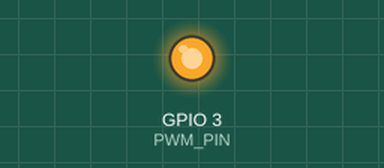
The sketch below on a simulated ESP32. Shown: output pins drawn as LEDs (lit = HIGH). What the sketch prints to the serial monitor is not drawn.

Above: at 0.15 s.
At 3.25 s:
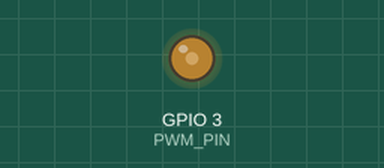
At 19.51 s:
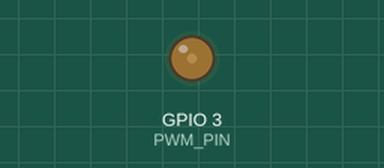
At 39.67 s:
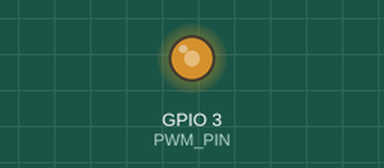
Timing chart, 0 to 40.0 s (numbered marks = the images above):
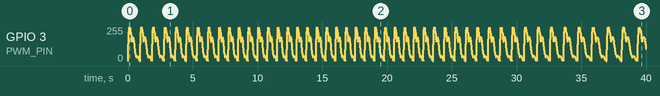

The sketch:

pwm.ino
```cpp
#include <cmath>

// use first channel of 16 channels (started from zero)
#define LEDC_CHANNEL_0     0

// use 13 bit precission for LEDC timer
#define LEDC_TIMER_13_BIT  13

// use 5000 Hz as a LEDC base frequency
#define LEDC_BASE_FREQ     5000


#define PWM_PIN            D2
// Arduino like analogWrite
// value has to be between 0 and valueMax
void ledcAnalogWrite(uint8_t channel, uint32_t value, uint32_t valueMax = 255) {
  // calculate duty, 8191 from 2 ^ 13 - 1
  uint32_t duty = (8191 / valueMax) * min(value, valueMax);

  // write duty to LEDC
  ledcWrite(channel, duty);
}

void setup() {
  Serial.begin(115200);
  // Setup timer and attach timer to a led pin
  ledcSetup(LEDC_CHANNEL_0, LEDC_BASE_FREQ, LEDC_TIMER_13_BIT);
  ledcAttachPin(PWM_PIN, LEDC_CHANNEL_0);
}

void heartbeatVibrate(float bpm)
{
  static const float heartbeat[] = {12,45,84,124,163,195,220,236,249,253,255,251,245,235,226,218,216,214,209,197,183,167,159,154,150,146,150,156,163,169,178,183,183,177,174,172,169,162,155,145,135,121,109,100,93,82,70,61,56,50,47,46,46,39,33,29,28,27,29,32,36,37,38,39,40,37,34,27,25,23,24,22,18,12,8,5,7,9,15,19,16,5,0};
  static const int n = sizeof(heartbeat)/sizeof(heartbeat[0]);
  const int period = 60000.0f/(n*bpm); //milliseconds
  static int i = 0;
  ledcAnalogWrite(LEDC_CHANNEL_0, heartbeat[i]);
  delay(period);
  i=(i+1)%n;
}

void breatheVibrate()
{
  static const int breath[] = {5, -40, 5, -28, 5, -21, 5, -16, 6, -11, 6, -9, 5, -8, 6, -7, 6, -8, 5, -3, 1, -4, 6, -8, 5, -3, 1, -6, 5, -3, 1, -6, 5, -9, 6, -9, 6, -10, 5, -11, 6, -12, 7, -16, 5, -26, 6, -42, 5, -75, 5};
  for(int val : breath)
  {
    ledcAnalogWrite(LEDC_CHANNEL_0, std::signbit(val)?0:255);
    delay(abs(val)*10);
  }
  ledcAnalogWrite(LEDC_CHANNEL_0, 0);
  delay(4500);
}

void loop()
{
  static float t=0.0f;
  t+=0.001;
  float bpm = 60.0f + 20.0f*sin(t);
  Serial.println(bpm);
  heartbeatVibrate(bpm);
}
```
